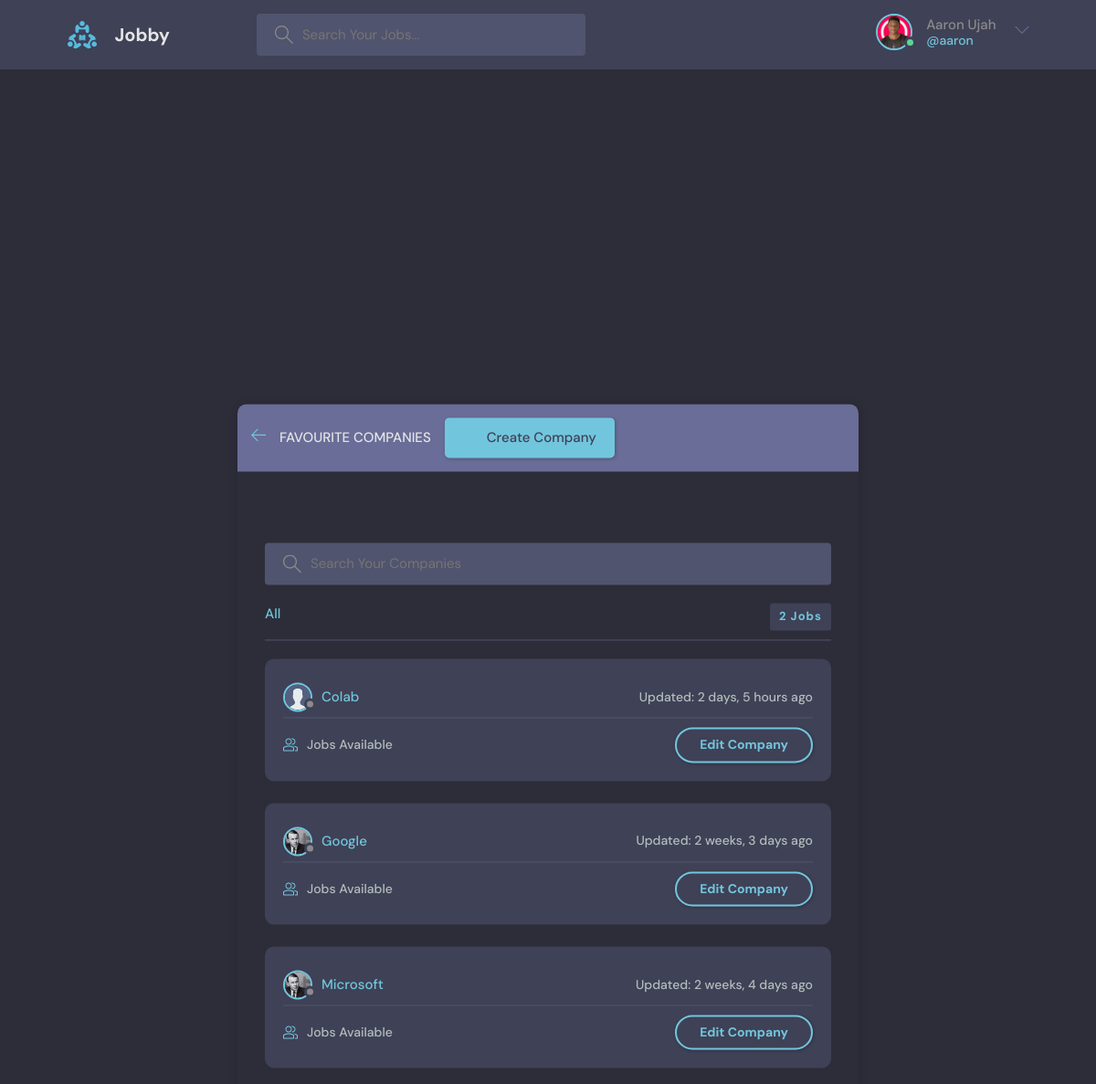
The app's page /companies/ (signed in) with its own data.
### myjob/models.py (models this page shows, shortened)
class User(AbstractUser):
    name = models.CharField(max_length = 200, null=True, blank=True)
    email = models.EmailField(unique=True, null=True)
    username = models.CharField(max_length = 200, unique=True, null=True)
    bio = models.TextField(null=True, blank=True)
    interest_one = models.CharField(max_length=200, null=True, blank=True)
    interest_two = models.CharField(max_length=200, null=True, blank=True)
    interest_three = models.CharField(max_length=200, null=True, blank=True)
    avatar = models.ImageField(null=True, default="avatar.svg", blank=True)
    USERNAME_FIELD = 'username'
    REQUIRED_FIELDS = []

class Company(models.Model):
    user = models.ForeignKey(User, on_delete=models.CASCADE, null=True)
    name = models.CharField(max_length=200)
    website = models.URLField(max_length=200)
    logo = models.ImageField(null=True, default="avatar.svg", blank=True)
    updated = models.DateTimeField(auto_now=True)
    created = models.DateTimeField(auto_now_add=True)
    class Meta:
        ordering = ['-updated', '-created']

### myjob/views.py (the view)
# urls.py: path('companies/', views.companiesPage, name='companies'),
@login_required(login_url='login')
def companiesPage(request):
    page = 'profile'
    q = request.GET.get('q') if request.GET.get('q') != None else ''
    user = User.objects.get(id=request.user.id)
    jobs = Job.objects.filter(client=user)
    companies_all = user.company_set.all()
    companies = companies_all.filter(name__icontains=q)
    return render(request, 'myjob/companies.html', {'page': page, 'companies': companies, 'jobs': jobs})

### myjob/templates/myjob/companies.html (shortened to what this page needs)
{% extends 'main.html' %}
{% block content %}
<main class="create-room layout">
  <div class="container">
    <div class="layout__box" style="background-color:transparent">
      <div class="layout__boxHeader">
        <div class="layout__boxTitle">
          <a href="{% url 'home' %}">
            <svg version="1.1" xmlns="http://www.w3.org/2000/svg" width="32" height="32" viewBox="0 0 32 32">
              <title>arrow-left</title>
              <path
                d="M13.723 2.286l-13.723 13.714 13.719 13.714 1.616-1.611-10.96-10.96h27.625v-2.286h-27.625l10.965-10.965-1.616-1.607z"
              ></path>
            </svg>
          </a>
          <div>
            <h3>Favourite Companies</h3>
          </div>
          <a class="btn btn--main" style="float:right" href="{% url 'create-company' %}">
            <svg version="1.1" xmlns="http://www.w3.org/2000/svg" width="32" height="32" viewBox="0 0 32 32">
            <title>add</title>
            <path
                d="M16.943 0.943h-1.885v14.115h-14.115v1.885h14.115v14.115h1.885v-14.115h14.115v-1.885h-14.115v-14.115z"
            ></path>
            </svg>
            Create Company
          </a>
        </div>
      </div>
      <br>
      <br>
      <div class="topics-page layout__body">
        <form action="" method="GET" class="header__search">
          <label>
            <input name="q" placeholder="Search Your Companies" />
          </label>
        </form>
        <ul class="topics__list">
          <li>
            <a href="{% url 'home' %}" class="active">All <span>{{jobs.count}} Jobs</span></a>
          </li>
          {% include 'myjob/company_feed.html' %}
        </ul>
      </div>
    </div>
  </div>
</main>
{% endblock content %}

### templates/navbar.html (shortened to what this page needs)
{% load static %}
<header class="header header--loggedIn">
    <div class="container">
      <a href="{% url 'home' %}" class="header__logo">
        <img src="{% static 'images/logo.svg' %}" />
        <h1>Jobby</h1>
      </a>
      <form class="header__search" method="GET" action="{% url 'home' %}">
        <label>
          <input name="q" placeholder="Search Your Jobs..." />
        </label>
      </form>
      <nav class="header__menu">
        {% if request.user.is_authenticated %}
        <div class="header__user">
            <a href="{% url 'user-profile' %}">
                <div class="avatar avatar--medium active">
                <img src="{{request.user.avatar.url}}" />
                </div>
                <p>{{request.user.name}} <span>@{{request.user.username}}</span></p>
            </a>
          <button class="dropdown-button">
            <svg version="1.1" xmlns="http://www.w3.org/2000/svg" width="32" height="32" viewBox="0 0 32 32">
              <title>chevron-down</title>
              <path d="M16 21l-13-13h-3l16 16 16-16h-3l-13 13z"></path>
            </svg>
          </button>
        </div>
        {% else %}
        <a href="{% url 'login' %}">
          <img src="{% static 'images/avatar.svg' %}" />
          <p>Login</p>
        </a>
        {% endif %}
      </nav>
    </div>
</header>

### myjob/templates/myjob/company_feed.html (shortened to what this page needs)
{% for company in companies %}
<div class="roomListRoom">
    <div class="roomListRoom__header">
        <a href="{% url 'home' %}?q={{company.name}}" class="roomListRoom__author">
        <div class="avatar avatar--small">
            {% if page == 'profile' %}
                <img src="{{company.logo.url}}" />
            {% else %}
                <img src="{{job.company.logo.url}}" />
            {% endif %}
        </div>
        <span class="roomListRoom__content">{{company.name}}</span>
        </a>
        <div class="roomListRoom__actions">
        <span>Updated: {{company.updated|timesince}} ago</span>
        </div>
    </div>
    <div class="roomListRoom__meta">
        <a href="{% url 'home' %}?q={{company.name}}" class="roomListRoom__joined">
       {{company.jobs.all.count}} Jobs Available
        </a>
        {% if request.user == user  %}
            <a href="{% url 'update-company' company.id %}" class="btn btn--main btn--pill">Edit Company</a>
        {% endif %}
    </div>
</div>
{% endfor %}

### records on screen
User: user.avatar (picture), user.name "Aaron Ujah", user.username "aaron"
Company: logo (placeholder picture), name "Colab", updated "2 days, 5 hours"
Company: logo (picture), name "Google", updated "2 weeks, 3 days"
Company: logo (picture), name "Microsoft", updated "2 weeks, 4 days"

### other values on screen
{{ jobs.count }} "2"
